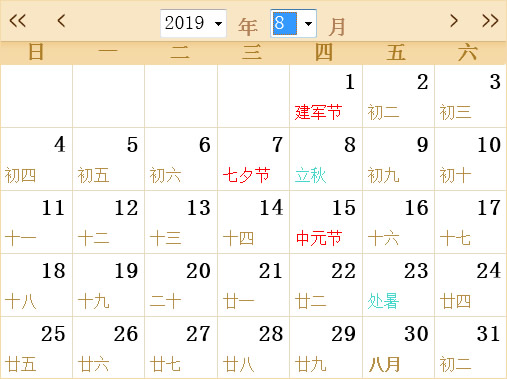
#> input picture 7cv-code/image/rili.jpg, 507 x 379 px
$ jupyter execute --allow-errors '11.霍夫变换.ipynb'
#> lines starting #> are read from the running program, lines starting #| are printed output that depends on the picture; after the words box and inside, x2 and y2 are one past the last pixel; in counts of white or black regions, pixels touching at a corner belong together
[cell 1]
import numpy as np
import cv2 as cv
import matplotlib.pyplot as plt

# 线检测

[cell 2]
img = cv.imread("./image/rili.jpg")
#> img is the input picture: shape (379, 507, 3); mean B, G, R 233.6, 241.8, 246.2
# 投票数越高 → 越多边缘点共线 → 这条直线越显著。

[cell 3]
edges = cv.Canny(img, 50, 150)
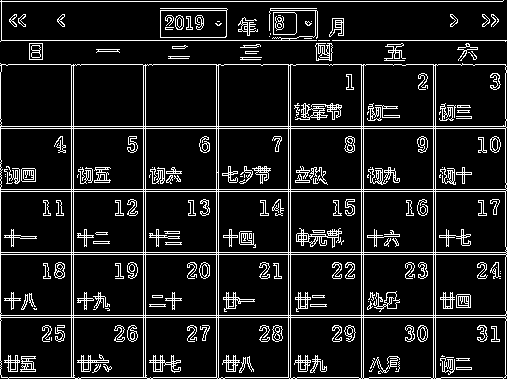
#> edges: shape (379, 507); 11.4% white in thin lines or dots

[cell 4]
plt.imshow(edges, cmap=plt.cm.gray)

[cell 5]
lines = cv.HoughLines(edges, 0.8, np.pi / 180, 150)
#> lines = 30 rows, first 8: [128, 1.57], [188.8, 1.57], [191.2, 1.57], [252, 1.57], [315.2, 1.57], [316.8, 1.57], [0.8, 1.57], [40, 1.57]

[cell 6]
for line in lines:
    rho, theta = line[0]
    a = np.cos(theta)
    b = np.sin(theta)
    x0 = rho * a
    y0 = rho * b
    #     直线的极坐标方程为：
    #
    # ρ = x·cosθ + y·sinθ
    #
    # 直线的法向量（垂直于直线的方向）为：
    #
    # n = (cosθ, sinθ)
    #
    # 直线的方向向量（沿直线的方向）为：
    #
    # d = (-sinθ, cosθ)（法向量逆时针旋转 90°）
    # 接下来是关键：用垂足沿直线方向延伸，得到两个端点
    #
    # 直线的方向向量为 (-b, a)（因为 -sinθ, cosθ）。
    #
    # 取 t = 1000 和 t = -1000（1000 是一个足够大的数，确保端点超出图像边界）：
    #
    # python
    # # 端点1：从垂足沿方向向量移动 +1000 步
    # x1 = int(x0 + 1000 * (-b))    # x1 = x0 + t * (-b)
    # y1 = int(y0 + 1000 * a)       # y1 = y0 + t * a
    #
    # # 端点2：从垂足沿方向向量移动 -1000 步
    # x2 = int(x0 - 1000 * (-b))    # x2 = x0 - t * (-b)
    # y2 = int(y0 - 1000 * a)       # y2 = y0 - t * a
    x1 = int(x0 + 10000 * (-b))
    y1 = int(y0 + 10000 * a)
    x2 = int(x0 - 10000 * (-b))
    y2 = int(y0 - 10000 * a)
    cv.line(img, (x1, y1), (x2, y2), (0, 255, 0))
#> this loop made 30 passes
#> (rho, theta, a, b, x0, y0, x1, y1) on passes 1 to 12: (128, 1.57, -4.37e-08, 1, -5.6e-06, 128, -10000, 127), (188.8, 1.57, -4.37e-08, 1, -8.25e-06, 188.8, -10000, 188), (191.2, 1.57, -4.37e-08, 1, -8.36e-06, 191.2, -10000, 191), (252, 1.57, -4.37e-08, 1, -1.1e-05, 252, -10000, 251), (315.2, 1.57, -4.37e-08, 1, -1.38e-05, 315.2, -10000, 315), (316.8, 1.57, -4.37e-08, 1, -1.38e-05, 316.8, -10000, 316), (0.8, 1.57, -4.37e-08, 1, -3.5e-08, 0.8, -10000, 0), (40, 1.57, -4.37e-08, 1, -1.75e-06, 40, -10000, 39), (125.6, 1.57, -4.37e-08, 1, -5.49e-06, 125.6, -10000, 125), (253.6, 1.57, -4.37e-08, 1, -1.11e-05, 253.6, -10000, 253), (64, 1.57, -4.37e-08, 1, -2.8e-06, 64, -10000, 63), (376.8, 1.57, -4.37e-08, 1, -1.65e-05, 376.8, -10000, 376)
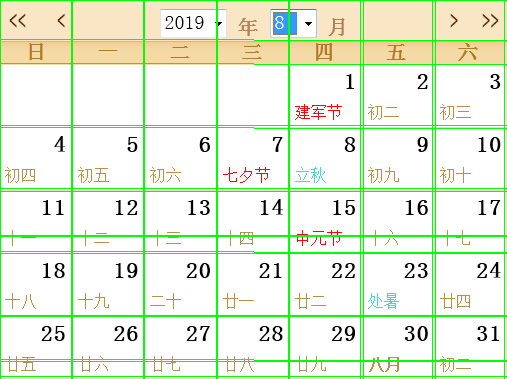
#> img: shape (379, 507, 3); 6.87% of pixels changed, all inside (x1, y1, x2, y2) = (0, 0, 507, 379)

[cell 7]
plt.imshow(img[:, :, ::-1])

$ run again, with 7cv-code/image/arrows.jpg copied over 7cv-code/image/rili.jpg
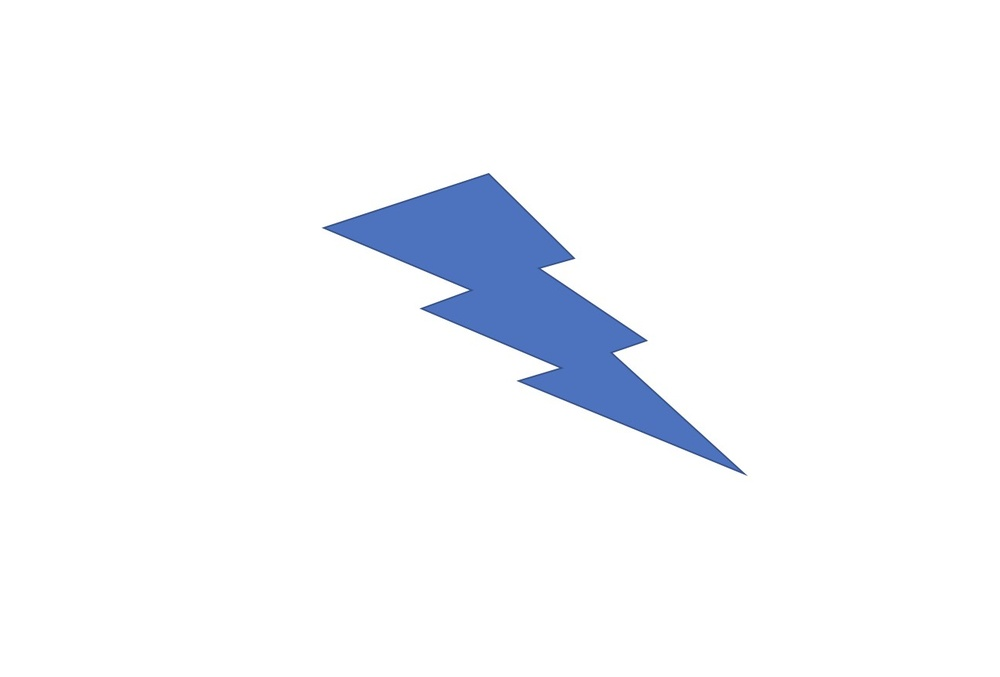
#> input picture 7cv-code/image/arrows.jpg, 1000 x 677 px, shrunk from 1294 x 876 before the run
#> img is the input picture: shape (677, 1000, 3); mean B, G, R 251.5, 247.8, 245.9
#> `edges = cv.Canny(img, 50, 150)`:
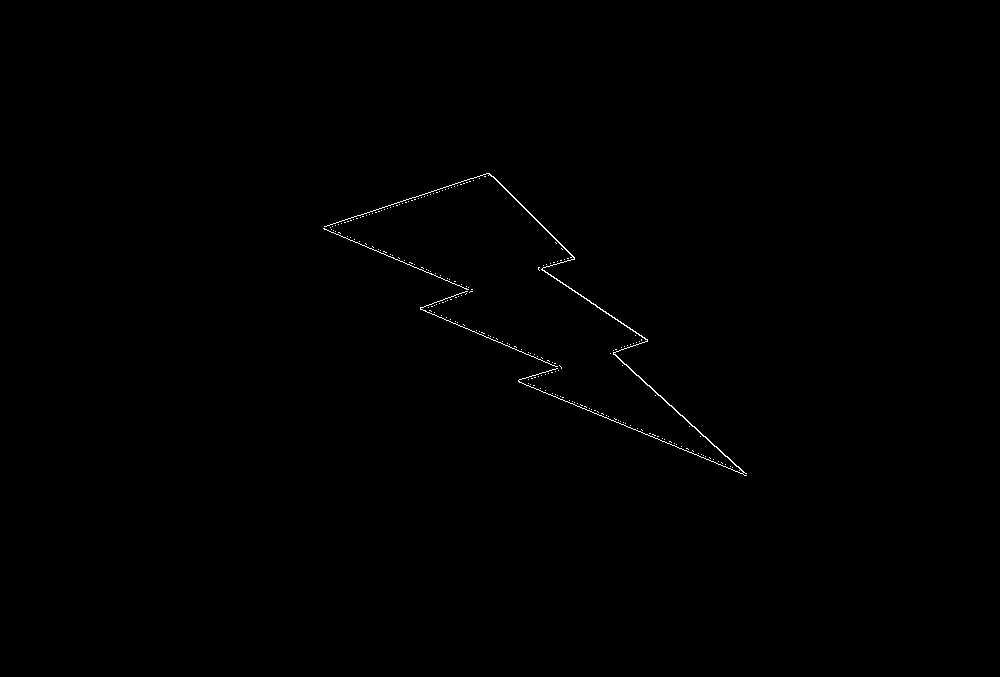
#> edges: shape (677, 1000); 0.26% white in thin lines or dots, all inside (x1, y1, x2, y2) = (323, 173, 747, 476)
#> lines = None

$ run again, with 7cv-code/image/chessboard.jpg copied over 7cv-code/image/rili.jpg
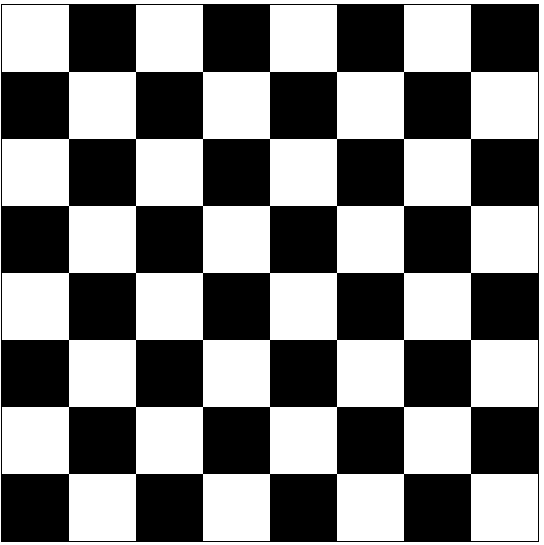
#> input picture 7cv-code/image/chessboard.jpg, 544 x 545 px
#> img is the input picture: shape (545, 544, 3); 50.8% white; 1 black region, box (x1, y1, x2, y2) and area: (1, 4, 539, 542) 145796
#> `edges = cv.Canny(img, 50, 150)`:
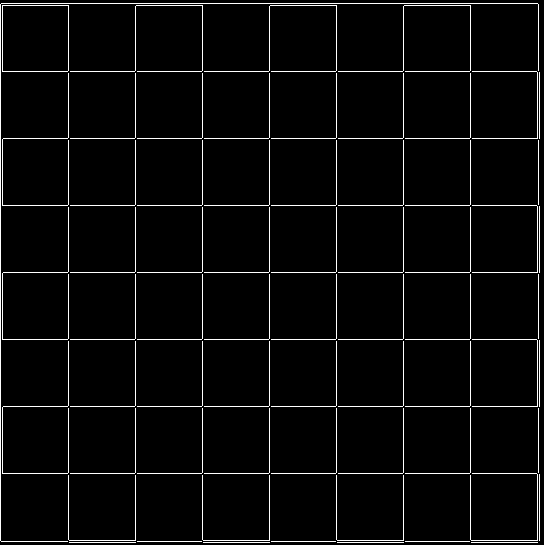
#> edges: shape (545, 544); 3.5% white in thin lines or dots
#> lines = 22 rows, first 8: [0, 0], [3.2, 1.57], [135.2, 0], [268.8, 0], [403.2, 0], [137.6, 1.57], [272, 1.57], [68, 0]
#> the loop `for line in lines:` made 22 passes
#> (rho, theta, a, b, x0, y0, x1, y1) on passes 1 to 7: (0, 0, 1, 0, 0, 0, 0, 10000), (3.2, 1.57, -4.37e-08, 1, -1.4e-07, 3.2, -10000, 3), (135.2, 0, 1, 0, 135.2, 0, 135, 10000), (268.8, 0, 1, 0, 268.8, 0, 268, 10000), (403.2, 0, 1, 0, 403.2, 0, 403, 10000), (137.6, 1.57, -4.37e-08, 1, -6.01e-06, 137.6, -10000, 137), (272, 1.57, -4.37e-08, 1, -1.19e-05, 272, -10000, 271)
#> after the loop `for line in lines:`:
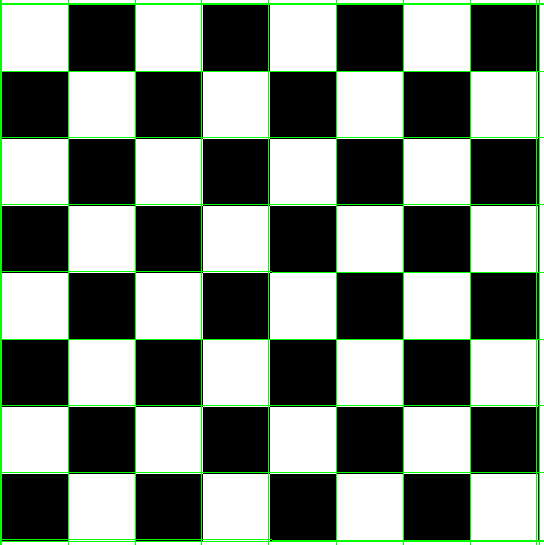
#> img: shape (545, 544, 3); 4% of pixels changed, all inside (x1, y1, x2, y2) = (0, 0, 544, 545)
